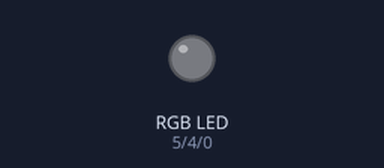
This sketch was run on a simulated Arduino Uno, built with avr-gcc and run on an emulated ATmega328P. On the bench: an RGB LED mixed from three pins (HIGH = lit).

Above: at 0.1 s.
At 5.1 s:
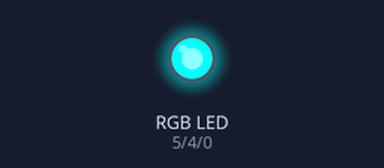
At 10.6 s:
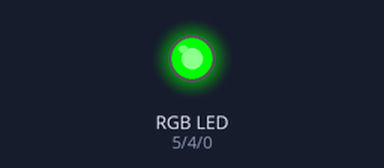
At 19.8 s:
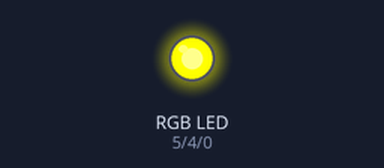
At 27.6 s:
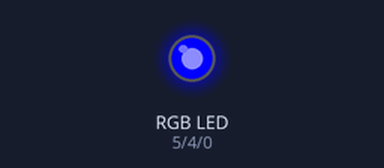
At 38.5 s:
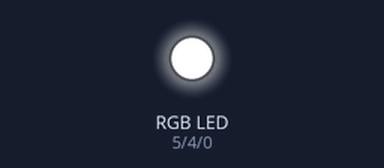
Timing chart, 0 to 40.0 s (numbered marks = the images above):
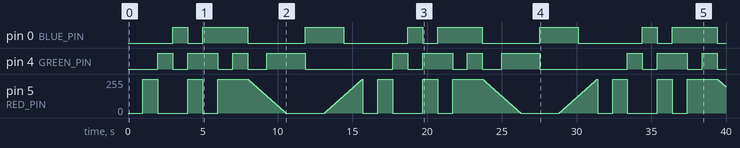

The sketch:

RGB_LED.ino
```cpp
const int RED_PIN = 5;
const int GREEN_PIN = 4;
const int BLUE_PIN = 0;

int DISPLAY_TIME = 10;  // In milliseconds

void setup()
{
// Here we'll configure the Arduino pins we're using to
// drive the LED to be outputs:

pinMode(RED_PIN, OUTPUT);
pinMode(GREEN_PIN, OUTPUT);
pinMode(BLUE_PIN, OUTPUT);
}

void loop()
{


mainColors();
showSpectrum();
}

void mainColors()
{
// Off (all LEDs off):

digitalWrite(RED_PIN, LOW);
digitalWrite(GREEN_PIN, LOW);
digitalWrite(BLUE_PIN, LOW);

delay(1000);

// Red (turn just the red LED on):

digitalWrite(RED_PIN, HIGH);
digitalWrite(GREEN_PIN, LOW);
digitalWrite(BLUE_PIN, LOW);

delay(1000);

// Green (turn just the green LED on):

digitalWrite(RED_PIN, LOW);
digitalWrite(GREEN_PIN, HIGH);
digitalWrite(BLUE_PIN, LOW);

delay(1000);

// Blue (turn just the blue LED on):

digitalWrite(RED_PIN, LOW);
digitalWrite(GREEN_PIN, LOW);
digitalWrite(BLUE_PIN, HIGH);

delay(1000);

// Yellow (turn red and green on):

digitalWrite(RED_PIN, HIGH);
digitalWrite(GREEN_PIN, HIGH);
digitalWrite(BLUE_PIN, LOW);

delay(1000);

// Cyan (turn green and blue on):

digitalWrite(RED_PIN, LOW);
digitalWrite(GREEN_PIN, HIGH);
digitalWrite(BLUE_PIN, HIGH);

delay(1000);

// Purple (turn red and blue on):

digitalWrite(RED_PIN, HIGH);
digitalWrite(GREEN_PIN, LOW);
digitalWrite(BLUE_PIN, HIGH);

delay(1000);

// White (turn all the LEDs on):

digitalWrite(RED_PIN, HIGH);
digitalWrite(GREEN_PIN, HIGH);
digitalWrite(BLUE_PIN, HIGH);

delay(1000);
}

void showSpectrum()
{
int x;  // define an integer variable called "x"


for (x = 0; x < 768; x++)

// Each time we loop (with a new value of x), do the following:

{
showRGB(x);  // Call RGBspectrum() with our new x
delay(DISPLAY_TIME);   // Delay for 10 ms (1/100th of a second)
}
}

void showRGB(int color)
{
int redIntensity;
int greenIntensity;
int blueIntensity;

if (color <= 255)          // zone 1
{
redIntensity = 255 - color;    // red goes from on to off
greenIntensity = color;        // green goes from off to on
blueIntensity = 0;             // blue is always off
}
else if (color <= 511)     // zone 2
{
redIntensity = 0;                     // red is always off
greenIntensity = 255 - (color - 256); // green on to off
blueIntensity = (color - 256);        // blue off to on
}
else // color >= 512       // zone 3
{
redIntensity = (color - 512);         // red off to on
greenIntensity = 0;                   // green is always off
blueIntensity = 255 - (color - 512);  // blue on to off
}

// Now that the brightness values have been set, command the LED
// to those values

analogWrite(RED_PIN, redIntensity);
analogWrite(BLUE_PIN, blueIntensity);
analogWrite(GREEN_PIN, greenIntensity);
}
```

Measured:
- by itself, pin 0 (BLUE_PIN): repeats every 15.7 s: LOW 1.0 s, HIGH 3.0 s, LOW 3.9 s, HIGH 2.6 s, LOW 4.3 s, HIGH 1.0 s
- by itself, pin 4 (GREEN_PIN): repeats every 15.7 s: LOW 1.0 s, HIGH 2.0 s, LOW 1.0 s, HIGH 1.0 s, LOW 1.3 s, HIGH 2.6 s, LOW 5.9 s, HIGH 1.0 s
- by itself, pin 5 (RED_PIN): 0/255 → 255/255 at 1.0 s, → 0/255 1.0 s later, → 255/255 2.0 s later, → 0/255 1.0 s later, … (1095 changes in this stretch)
